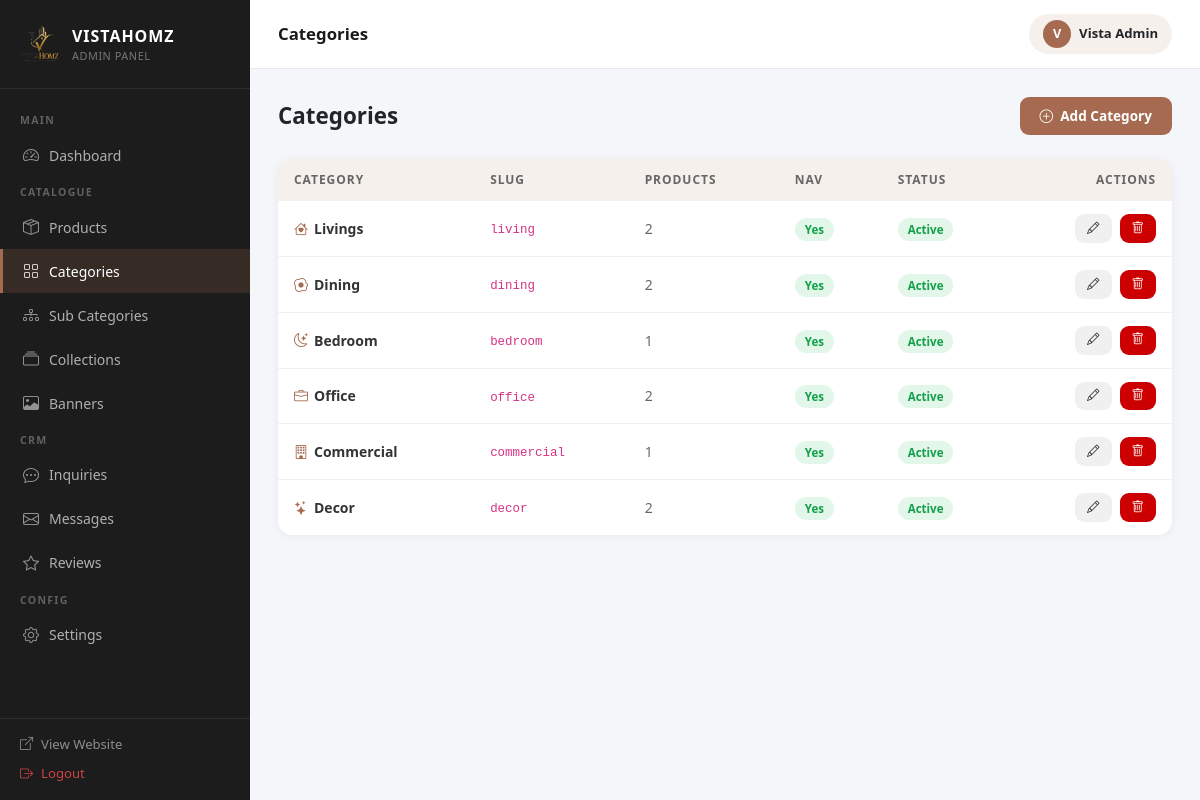
Screenshot of /admin/categories/index.php (signed in) with the database file from the repository.
### tables this page shows
CREATE TABLE `categories` (
  `id` int(10) UNSIGNED NOT NULL,
  `name` varchar(100) NOT NULL,
  `slug` varchar(120) NOT NULL,
  `description` text DEFAULT NULL,
  `image` varchar(255) DEFAULT NULL,
  `icon` varchar(50) DEFAULT NULL,
  `sort_order` int(11) NOT NULL DEFAULT 0,
  `is_active` tinyint(1) NOT NULL DEFAULT 1,
  `show_in_nav` tinyint(1) NOT NULL DEFAULT 1,
  `meta_title` varchar(255) DEFAULT NULL,
  `meta_desc` text DEFAULT NULL,
  `created_at` datetime NOT NULL DEFAULT current_timestamp(),
  `updated_at` datetime NOT NULL DEFAULT current_timestamp() ON UPDATE current_timestamp()
);

### admin/categories/index.php (the view, shortened to what this page needs)
<?php
$db = getDB();
$categories = $db->query(
    "SELECT c.*, (SELECT COUNT(*) FROM products p WHERE p.category_id = c.id) AS product_count
     FROM categories c ORDER BY c.sort_order ASC, c.name ASC"
)->fetchAll();
include __DIR__ . '/../layout.php';
?>
<div class="adm-page-header">
  <h1>Categories</h1>
  <a href="?add=1" class="adm-btn adm-btn-primary"><i class="bi bi-plus-circle"></i> Add Category</a>
</div>
<div class="adm-table">
  <table>
    <thead><tr><th>Category</th><th>Slug</th><th>Products</th><th>Nav</th><th>Status</th><th style="text-align:right;">Actions</th></tr></thead>
    <tbody>
      <?php foreach ($categories as $c): ?>
      <tr>
        <td style="font-weight:600;"><?php if ($c['icon']): ?><i class="bi <?php echo htmlspecialchars($c['icon']); ?>" style="margin-right:6px;color:var(--brown);"></i><?php endif; ?><?php echo htmlspecialchars($c['name']); ?></td>
        <td><code style="font-size:0.78rem;"><?php echo htmlspecialchars($c['slug']); ?></code></td>
        <td style="color:#666;"><?php echo $c['product_count']; ?></td>
        <td><?php echo $c['show_in_nav'] ? '<span class="badge-active">Yes</span>' : '<span class="badge-inactive">No</span>'; ?></td>
        <td><?php echo $c['is_active'] ? '<span class="badge-active">Active</span>' : '<span class="badge-inactive">Inactive</span>'; ?></td>
        <td style="text-align:right;">
          <div class="d-flex gap-2 justify-content-end">
            <a href="?edit=<?php echo $c['id']; ?>" class="adm-btn adm-btn-secondary adm-btn-sm"><i class="bi bi-pencil"></i></a>
            <a href="?delete=<?php echo $c['id']; ?>" class="adm-btn adm-btn-danger adm-btn-sm" data-confirm="Delete category '<?php echo addslashes($c['name']); ?>'?"><i class="bi bi-trash"></i></a>
          </div>
        </td>
      </tr>
      <?php endforeach; ?>
    </tbody>
  </table>
</div>
<?php include __DIR__ . '/../layout_footer.php'; ?>

### admin/layout.php (style rules this page uses)
:root { --brown:#a56a4f; --brown-dark:#7a4a35; --beige:#f5f0eb; --sidebar-w:250px; }
* { box-sizing: border-box; }
body { font-family: 'Segoe UI', system-ui, sans-serif; background: #f4f6f9; margin: 0; }
.adm-table { background: #fff; border-radius: 14px; overflow: hidden; box-shadow: 0 1px 8px rgba(0,0,0,0.06); }
.adm-table table { width: 100%; border-collapse: collapse; }
.adm-table thead th { background: var(--beige); padding: 12px 16px; font-size: 0.75rem; font-weight: 700; text-transform: uppercase; letter-spacing: 0.08em; color: #666; text-align: left; }
.adm-table tbody td { padding: 13px 16px; font-size: 0.875rem; color: #333; border-bottom: 1px solid #f0f0f0; vertical-align: middle; }
.adm-table tbody tr:last-child td { border-bottom: none; }
.adm-btn { display: inline-flex; align-items: center; gap: 7px; padding: 9px 20px; border-radius: 9px; font-size: 0.85rem; font-weight: 600; cursor: pointer; border: none; text-decoration: none; }
.adm-btn-primary { background: var(--brown); color: #fff; }
.adm-btn-danger { background: #c00; color: #fff; }
.adm-btn-secondary { background: #f0f0f0; color: #333; }
.adm-btn-sm { padding: 5px 12px; font-size: 0.78rem; }
.badge-active { background: rgba(25,180,80,0.12); color: #12a04a; padding: 4px 10px; border-radius: 50px; font-size: 0.72rem; font-weight: 700; }
.adm-page-header { display: flex; align-items: center; justify-content: space-between; margin-bottom: 24px; }
.adm-page-header h1 { font-size: 1.4rem; font-weight: 800; margin: 0; }

### rows the page displays
categories: name "Livings", slug "living", product_count "2", show_in_nav "Yes", is_active "Active"
categories: name "Dining", slug "dining", product_count "2", show_in_nav "Yes", is_active "Active"
categories: name "Bedroom", slug "bedroom", product_count "1", show_in_nav "Yes", is_active "Active"
categories: name "Office", slug "office", product_count "2", show_in_nav "Yes", is_active "Active"
categories: name "Commercial", slug "commercial", product_count "1", show_in_nav "Yes", is_active "Active"
categories: name "Decor", slug "decor", product_count "2", show_in_nav "Yes", is_active "Active"

### other values shown
$a_title "Categories"
substr($admin['name'] ?: 'A', 0, 1) "V"
$admin['name'] ?: 'Admin' "Vista Admin"
